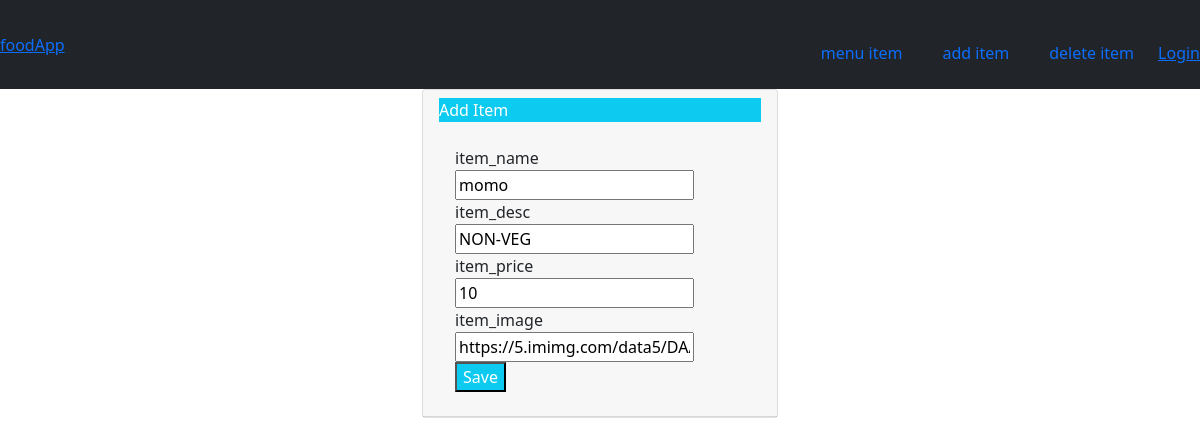
Page /update/5/ on the earlier database version.
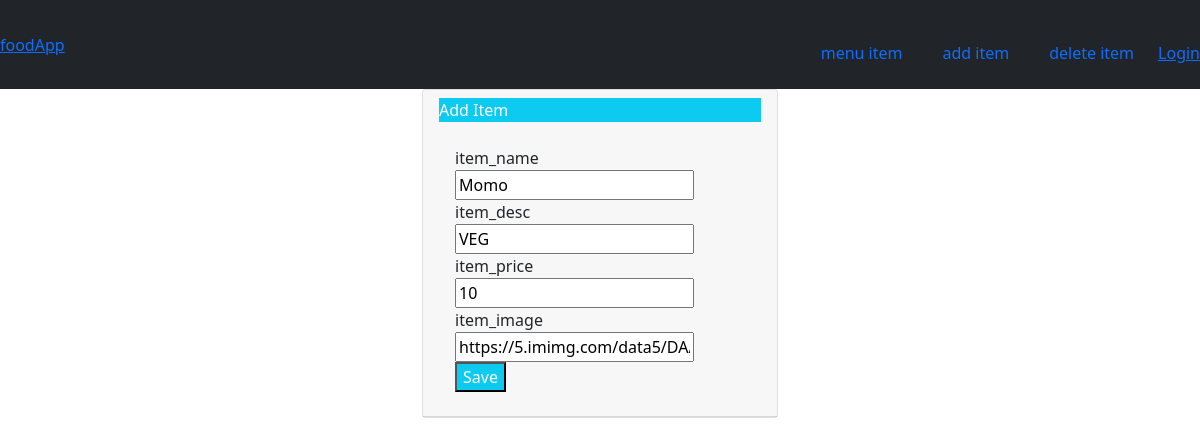
Same page on the later database version.
### food/models.py (models this page shows, shortened)
class Item(models.Model):
    user_name=models.ForeignKey(User,on_delete=models.CASCADE,default=1)
    item_name=models.CharField(max_length=200)
    item_desc=models.CharField(max_length=200)
    item_price=models.IntegerField()
    item_image=models.CharField(max_length=5000,default="https://cdn.shopify.com/s/files/1/0533/2089/files/placeholder-images-image_large.png?format=jpg&quality=90&v=1530129081")

### food/views.py (the view)
# urls.py: path('update/<int:id>/',views.upadte_item,name='upade_item'),
def upadte_item(request,id):
    item=Item.objects.get(id=id)
    form=ItemForm(request.POST or None, instance=item)
    if form.is_valid():
        form.save()
        return redirect('food:index')
    return render(request,'food/item_form.html',{'form':form , 'item':item})

### food/forms.py
class ItemForm(forms.ModelForm):
    class Meta:
        model = Item
        fields=['item_name','item_desc','item_price','item_image']

### food/templates/food/item_form.html (shortened to what this page needs)
{% extends 'food/base.html'%}
{% block body %}
<div class="container">
    <div class="row">
        <div class="col-md-4 offset-md-4 ">
            <div class="card">
                <div class="card-header ">
                    <div class="card-title text-white bg-info">
                        Add Item
                    </div>
                    <div class="card-body ">
                        <form method="POST">
                            {% for field in form %}
                            <div class="form-group">
                                {{ field.name }}
                                {{ field }}
                            </div>
                            {%endfor%}
                            <button class="bg-info text-white" type="submit"> Save </button>
                        </form>
                    </div>
                </div>
            </div>
        </div>
    </div>
</div>
{% endblock %}

### food/templates/food/base.html (shortened to what this page needs)
{% load static  %}
<!DOCTYPE html>
<html lang="en">
<head>
    <link rel="stylesheet" href="{% static 'food/style.css' %}">
    <link href="https://cdn.jsdelivr.net/npm/bootstrap@5.0.0-beta3/dist/css/bootstrap.min.css" rel="stylesheet">
</head>
<body>
    <nav class="navbar navbar-dark bg-dark">
        <a href="#" class="nav-brand"> foodApp</a>
        <div class="row">
            <hr>
            <div class='navbar'>
            <a class="nav-item nav-link" href="#">menu item</a>
            <a class="nav-item nav-link" href="{% url 'food:create_item' %}">add item</a>
            <a class="nav-item nav-link" href="#">delete item</a>
            {% if user.is_authenticated %}
                <a href="{% url 'logout' %}">Logout</a>
                <a href="{% url 'profile' %}">Profile</a>
            {% else %}
                <a href="{% url 'login'%}">Login</a>
            {% endif%}
            </div>
        </div>
    </nav>
    {% block body %}
    {% endblock %}
</body>
</html>

### food/static/food/style.css (style rules this page uses)
body { background-color:yellowgreen; }

Differences in the rows shown:
changed Item: item_name "momo" → "Momo"; item_desc "NON-VEG" → "VEG"
